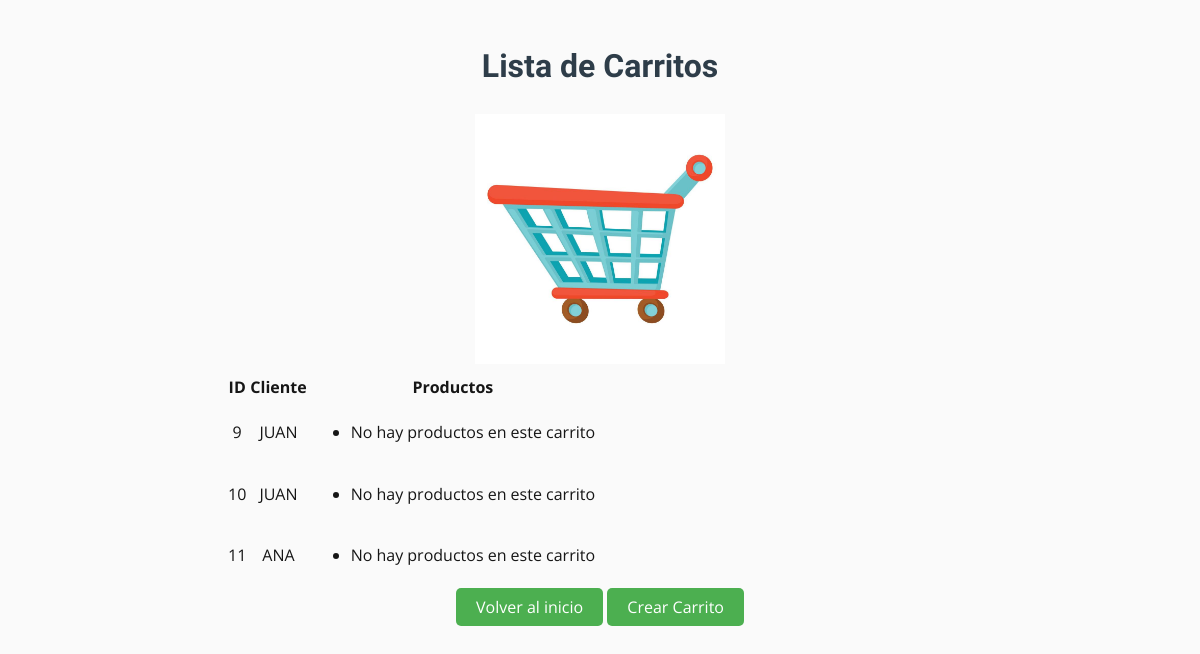
Page /carritos/ on the committed database.
### comercio/models.py (models this page shows, shortened)
class Carrito(models.Model):
    cliente = models.ForeignKey(Cliente, on_delete=models.CASCADE)
    productos = models.ManyToManyField(Producto, through='CarritoProducto')
    fecha_creacion = models.DateTimeField(auto_now_add=True)

class Cliente(models.Model):
    nombre = models.CharField(max_length=100)
    apellido = models.CharField(max_length=100)
    email = models.EmailField(unique=True)

### comercio/views.py (the view)
# urls.py: path('carritos/', views.lista_carritos, name='lista_carritos'),
def lista_carritos(request):
    carritos = Carrito.objects.prefetch_related('productos')
    context = {
        'carritos': carritos,
    }
    return render(request, 'comercio/lista_carritos.html', context)

### comercio/templates/comercio/lista_carritos.html
{% extends 'comercio/base.html' %}
{% load static %}
{% block contenido %}
<h1>Lista de Carritos</h1>
<img src="{% static 'comercio/img/carrito.jpg' %}" alt="" height="250px">
<table>
    <thead>
        <tr>
            <th>ID</th>
            <th>Cliente</th>
            <th>Productos</th>
        </tr>
    </thead>
    <tbody>
        {% for carrito in carritos %}
        <tr>
            <td>{{ carrito.id }}</td>
            <td>{{ carrito.cliente.nombre }}</td>
            <td>
                <ul>
                    {% for relacion in carrito.carritoproducto_set.all %}
                        <li>{{ relacion.producto.nombre }} (Cantidad: {{ relacion.cantidad }})</li>
                    {% empty %}
                        <li>No hay productos en este carrito</li>
                    {% endfor %}
                </ul>
            </td>
        </tr>
        {% endfor %}
    </tbody>
</table>
<a href="{% url 'comercio' %}"><button type="button">Volver al inicio</button></a>
<a href="{% url 'crear_carrito' %}"><button>Crear Carrito</button></a>
{% endblock contenido %}

### comercio/templates/comercio/base.html (style rules this page uses)
body { max-width: 750px; width: 100%; margin: 0 auto; padding: 20px; font-family: 'Open Sans', sans-serif; font-size: 16px; line-height: 1.6; color: #161616; background-color: #fafafa; }
h1, h2, h3 { font-family: 'Quicksand', sans-serif; font-weight: 600; color: #2e3d49; }
a { color: #007bff; text-decoration: none; }
button { background-color: #4CAF50; color: white; border: none; padding: 10px 20px; font-size: 16px; border-radius: 5px; cursor: pointer; transition: background-color 0.3s ease; text-align: center; display: inline-block; }

### rows in the picture
Carrito: id "9", cliente.nombre "JUAN"
Carrito: id "10", cliente.nombre "JUAN"
Carrito: id "11", cliente.nombre "ANA"
